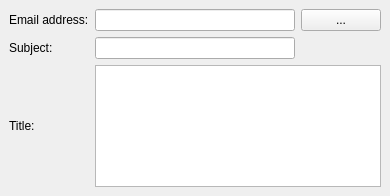
<ui version="4.0" >
 <class>MailDialogBase</class>
 <widget class="QWidget" name="MailDialogBase" >
  <property name="geometry" >
   <rect>
    <x>0</x>
    <y>0</y>
    <width>390</width>
    <height>196</height>
   </rect>
  </property>
  <property name="windowTitle" >
   <string>TagMail</string>
  </property>
  <layout class="QGridLayout" >
   <property name="margin" >
    <number>9</number>
   </property>
   <property name="spacing" >
    <number>6</number>
   </property>
   <item row="2" column="1" colspan="2" >
    <widget class="QTextEdit" name="titleEdit" />
   </item>
   <item row="2" column="0" >
    <widget class="QLabel" name="titleLabel" >
     <property name="text" >
      <string>Title:</string>
     </property>
    </widget>
   </item>
   <item row="0" column="1" >
    <widget class="QLineEdit" name="lineEmail" >
     <property name="sizePolicy" >
      <sizepolicy>
       <hsizetype>7</hsizetype>
       <vsizetype>0</vsizetype>
       <horstretch>0</horstretch>
       <verstretch>0</verstretch>
      </sizepolicy>
     </property>
    </widget>
   </item>
   <item row="1" column="0" >
    <widget class="QLabel" name="subjectLabel" >
     <property name="text" >
      <string>Subject:</string>
     </property>
    </widget>
   </item>
   <item row="0" column="0" >
    <widget class="QLabel" name="emailLabel" >
     <property name="text" >
      <string>Email address:</string>
     </property>
    </widget>
   </item>
   <item row="0" column="2" >
    <widget class="QPushButton" name="buttonAddressSelect" >
     <property name="sizePolicy" >
      <sizepolicy>
       <hsizetype>0</hsizetype>
       <vsizetype>0</vsizetype>
       <horstretch>0</horstretch>
       <verstretch>0</verstretch>
      </sizepolicy>
     </property>
     <property name="text" >
      <string>...</string>
     </property>
    </widget>
   </item>
   <item row="1" column="1" >
    <widget class="QLineEdit" name="lineSubject" />
   </item>
  </layout>
 </widget>
 <resources/>
 <connections/>
</ui>
